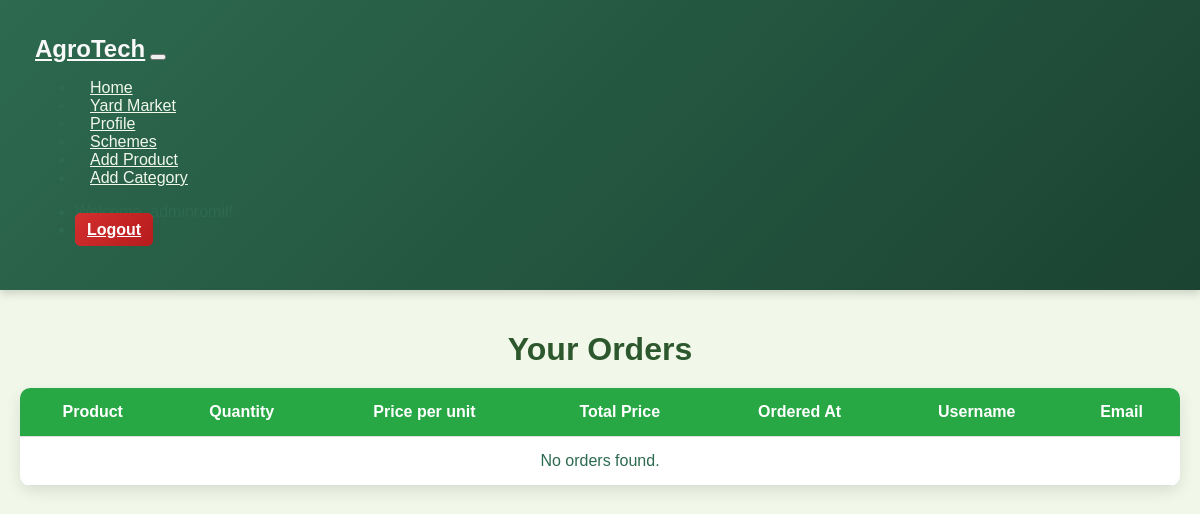
Page /yard_market/order_list (signed in) on the earlier database version.
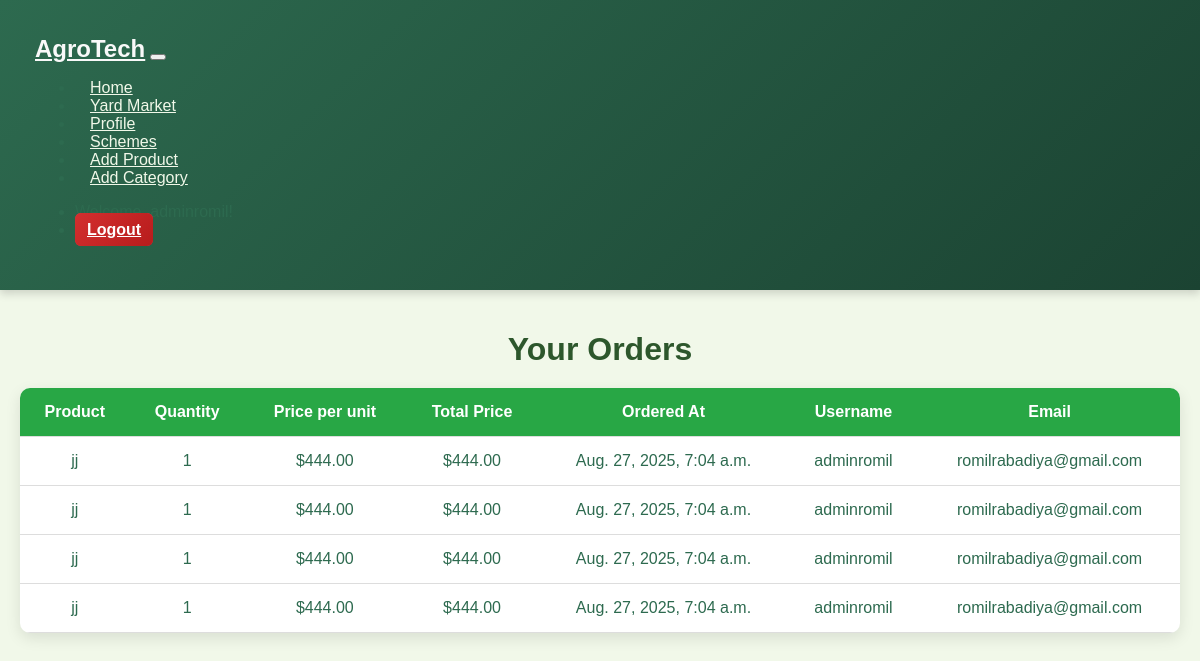
Same page on the later database version.
### agroapp/models.py (models this page shows, shortened)
class Order(models.Model):
    user = models.ForeignKey(User, on_delete=models.CASCADE)
    product = models.ForeignKey(Product, on_delete=models.CASCADE)
    quantity = models.PositiveIntegerField(default=1)
    created_at = models.DateTimeField(auto_now_add=True)
    def total_price(self):
        return self.quantity * self.product.price

class Product(models.Model):
    name = models.CharField(max_length=255)
    description = models.TextField()
    price = models.DecimalField(max_digits=10, decimal_places=2)
    category = models.ForeignKey(Category, on_delete=models.CASCADE)
    image = models.ImageField(upload_to='product_images/', blank=True, null=True)

class User(AbstractUser):
    ROLE_CHOICES = [
        ('farmer', 'Farmer'),
        ('administrator', 'Administrator'),
    ]
    profile_picture = models.ImageField(upload_to='profile_pics/', default='default.jpg', blank=True, null=True)
    bio = models.TextField(blank=True, null=True)
    role = models.CharField(max_length=20, choices=ROLE_CHOICES, default='farmer')
    phone_number = models.CharField(max_length=15, blank=True, null=True)
    address = models.TextField(blank=True, null=True)
    city = models.CharField(max_length=100, blank=True, null=True)
    state = models.CharField(max_length=100, blank=True, null=True)
    zip_code = models.CharField(max_length=10, blank=True, null=True)

### agroapp/views.py (the view)
# urls.py: path('yard_market/order_list', views.user_orders, name='user_orders'),#When user is farmer And see his orders , Button in product_list.html
@login_required
def user_orders(request):
    orders = Order.objects.filter(user=request.user)  #request.user is the currently logged-in user
    return render(request, 'yard_market/order_admin_list.html', {'orders': orders})

### templates/yard_market/order_admin_list.html (shortened to what this page needs)
<!DOCTYPE html>
<html lang="en">
<head>
</head>
<body>
    <nav class="navbar navbar-expand-lg navbar-dark bg-success shadow-sm">
        <div class="container">
            <a class="navbar-brand fw-bold" href="{% url 'home' %}">AgroTech</a>
            <button class="navbar-toggler" type="button" data-bs-toggle="collapse" data-bs-target="#navbarNav">
            </button>
            <div class="collapse navbar-collapse" id="navbarNav">
                <ul class="navbar-nav me-auto">
                    <li class="nav-item mx-2"><a class="nav-link active" href="{% url 'home' %}">Home</a></li>
                    <li class="nav-item mx-2"><a class="nav-link" href="{% url 'product_list' %}">Yard Market</a></li>
                    <li class="nav-item mx-2"><a class="nav-link" href="{% url 'profile' %}">Profile</a></li>
                    <li class="nav-item mx-2"><a class="nav-link" href="{% url 'scheme_list' %}">Schemes</a></li>
                    {% if user.is_authenticated and user.role == "administrator" %}
                        <li class="nav-item mx-2"><a class="nav-link" href="{% url 'add_product' %}">Add Product</a></li>
                        <li class="nav-item mx-2"><a class="nav-link" href="{% url 'add_category' %}">Add Category</a></li>
                    {% endif %}
                </ul>
                <ul class="navbar-nav ms-auto align-items-center">
                    {% if user.is_authenticated %}
                        <li class="nav-item me-3">
                            <span class="text-light fw-bold">Welcome, {{ user.username }}!</span>
                        </li>
                        <li class="nav-item">
                            <a id="logout-btn" class="btn btn-danger btn-sm" href="{% url 'logout' %}">Logout</a>
                        </li>
                    {% else %}
                        <li class="nav-item"><a class="btn btn-light btn-sm me-2" href="{% url 'login' %}">Login</a></li>
                        <li class="nav-item"><a class="btn btn-warning btn-sm" href="{% url 'signup' %}">Sign Up</a></li>
                    {% endif %}
                </ul>
            </div>
        </div>
    </nav>
    <div class="container">
        <h1>Your Orders</h1>
        <table class="table">
            <thead>
                <tr>
                    <th>Product</th>
                    <th>Quantity</th>
                    <th>Price per unit</th>
                    <th>Total Price</th>
                    <th>Ordered At</th>
                    <th>Username</th>
                    <th>Email</th>
                </tr>
            </thead>
            <tbody>
                {% for order in orders %}
                <tr>
                    <td>{{ order.product.name }}</td>
                    <td>{{ order.quantity }}</td>
                    <td>${{ order.product.price }}</td>
                    <td>${{ order.total_price }}</td>
                    <td>{{ order.created_at }}</td>
                    <td>{{ order.user.username }}</td>
                    <td>{{ order.user.email }}</td>
                </tr>
                {% empty %}
                <tr>
                    <td colspan="7" class="text-danger fw-bold">No orders found.</td>
                </tr>
                {% endfor %}
            </tbody>
        </table>
    </div>
</body>
</html>

Differences in the rows shown:
added Order: product.name "jj", quantity "1", product.price "444.00", total_price "444.00", created_at "Aug. 27, 2025, 7:04 a.m.", user.username "adminromil", user.email "romilrabadiya@gmail.com"
added Order: product.name "jj", quantity "1", product.price "444.00", total_price "444.00", created_at "Aug. 27, 2025, 7:04 a.m.", user.username "adminromil", user.email "romilrabadiya@gmail.com"
added Order: product.name "jj", quantity "1", product.price "444.00", total_price "444.00", created_at "Aug. 27, 2025, 7:04 a.m.", user.username "adminromil", user.email "romilrabadiya@gmail.com"
added Order: product.name "jj", quantity "1", product.price "444.00", total_price "444.00", created_at "Aug. 27, 2025, 7:04 a.m.", user.username "adminromil", user.email "romilrabadiya@gmail.com"
Other differences:
text no longer shown: "No orders found."
